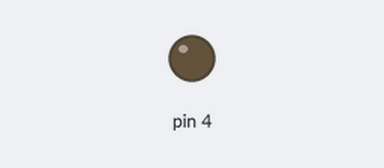
The sketch below on a simulated Arduino Uno, built with avr-gcc and run on an emulated ATmega328P. Parts: output pins drawn as LEDs (lit = HIGH).

Above: at 4.0 s.
At 8.2 s:
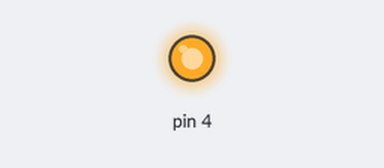
Timing chart, 0 to 11.1 s (numbered marks = the images above):
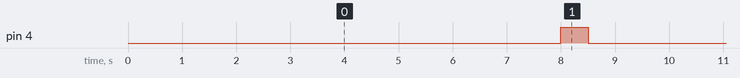

Measured:
- by itself, pin 4: alternates HIGH for 0.50 s and LOW for 8.0 s

The sketch:

BatteryBlink.ino
```cpp
/**
 * https://github.com/rocketscream/Low-Power
 *
 * https://circuitdigest.com/microcontroller-projects/arduino-sleep-modes-and-how-to-use-them-to-reduce-power-consumption
 *
 * https://circuitdigest.com/fullimage?i=inlineimages/u1/Six-Sleep-modes-in-ATmega328P.png
 *
 // ATmega328P, ATmega168
  LowPower.idle(SLEEP_8S, ADC_OFF, TIMER2_OFF, TIMER1_OFF, TIMER0_OFF,
                SPI_OFF, USART0_OFF, TWI_OFF);

  // ATmega32U4
  //LowPower.idle(SLEEP_8S, ADC_OFF, TIMER4_OFF, TIMER3_OFF, TIMER1_OFF,
  //     TIMER0_OFF, SPI_OFF, USART1_OFF, TWI_OFF, USB_OFF);

  // ATmega2560
  //LowPower.idle(SLEEP_8S, ADC_OFF, TIMER5_OFF, TIMER4_OFF, TIMER3_OFF,
  //      TIMER2_OFF, TIMER1_OFF, TIMER0_OFF, SPI_OFF, USART3_OFF,
  //      USART2_OFF, USART1_OFF, USART0_OFF, TWI_OFF);

  // ATmega256RFR2
  //LowPower.idle(SLEEP_8S, ADC_OFF, TIMER5_OFF, TIMER4_OFF, TIMER3_OFF,
  //      TIMER2_OFF, TIMER1_OFF, TIMER0_OFF, SPI_OFF,
  //      USART1_OFF, USART0_OFF, TWI_OFF);
 */

#include "LowPower.h"

void setup() {
  pinMode(4, OUTPUT);
}

void loop() {
  //LowPower.idle(SLEEP_8S, ADC_OFF, TIMER2_OFF, TIMER1_OFF, TIMER0_OFF, SPI_OFF, USART0_OFF, TWI_OFF);
  LowPower.powerDown(SLEEP_8S, ADC_OFF, BOD_OFF);
  //delay(500);
  digitalWrite(4, HIGH);
  delay(500);
  digitalWrite(4, LOW);
}
```
